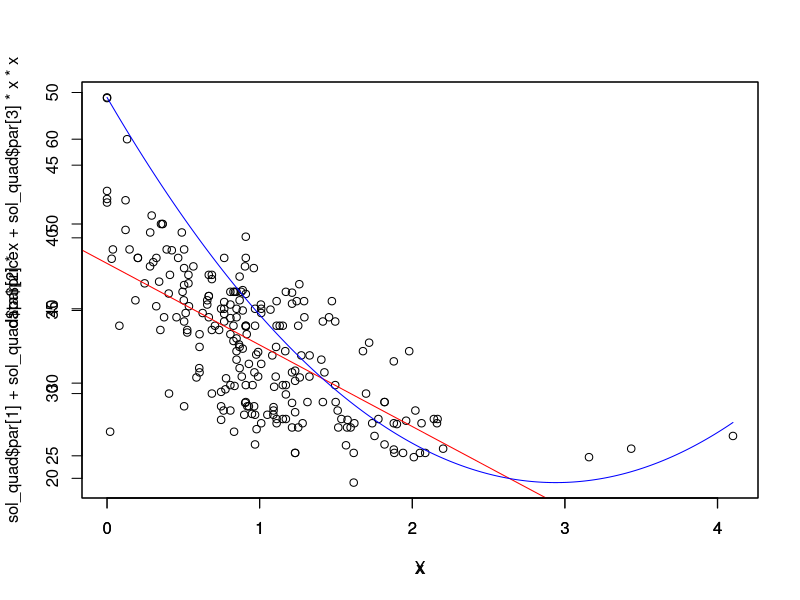

Write the R code that produced this figure.
#Cost Function
J = function(vBeta, vY, mX) {
  return(sum((vY - mX %*% vBeta)^2))
}
#REading the data
data=read.csv2(file = 'data.csv', header=TRUE,col.names = c('year','km','price'), sep=" ")
vY<-data$price

#We have to normalize since squaring the km variable we obtain NAs because of overflow
X<-as.numeric(data$km)/mean(as.numeric(data$km))

#Generating parameters for the linear regression
mX<-cbind(1,as.matrix(X))
vBeta_lin=rep(0, ncol(mX))
sol_lin=optim(vBeta_lin, J,mX = mX, vY = vY, method = 'BFGS')

#Generatig the parameter for a quadratic regression
mX<-cbind(1,as.matrix(X),as.matrix(X*X))
vBeta_quad=rep(0,ncol(mX))
sol_quad=optim(vBeta_quad, J,mX = mX, vY = vY, method = 'BFGS')

plot(X,data$price)
abline(a=sol_lin$par[1],b=sol_lin$par[2],col='red')
par(new=T)
x=seq(min(mX[,2]),max(mX[,2]),0.01)
plot(x,sol_quad$par[1]+sol_quad$par[2]*x+sol_quad$par[3]*x*x,col='blue',type='l')